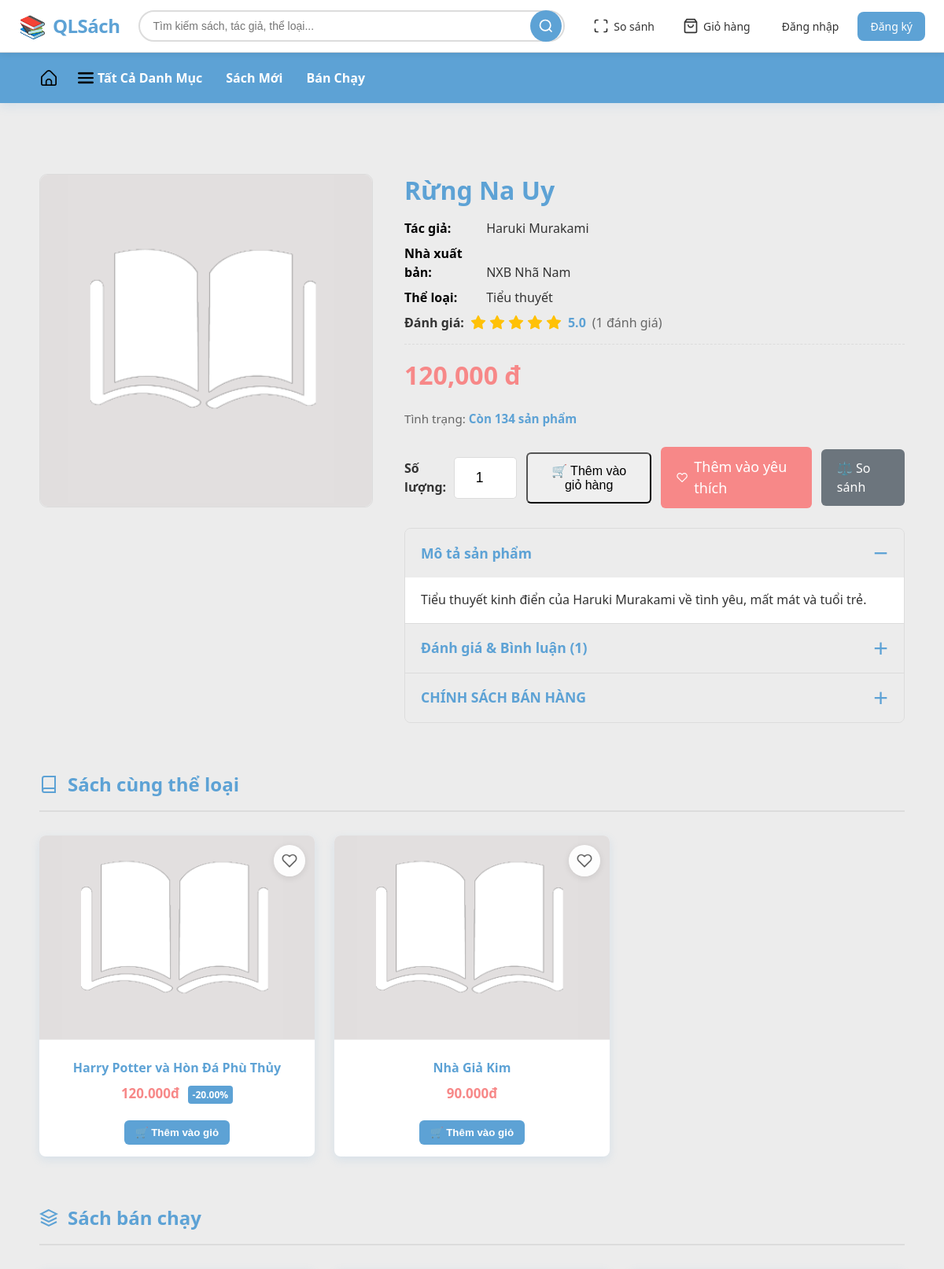
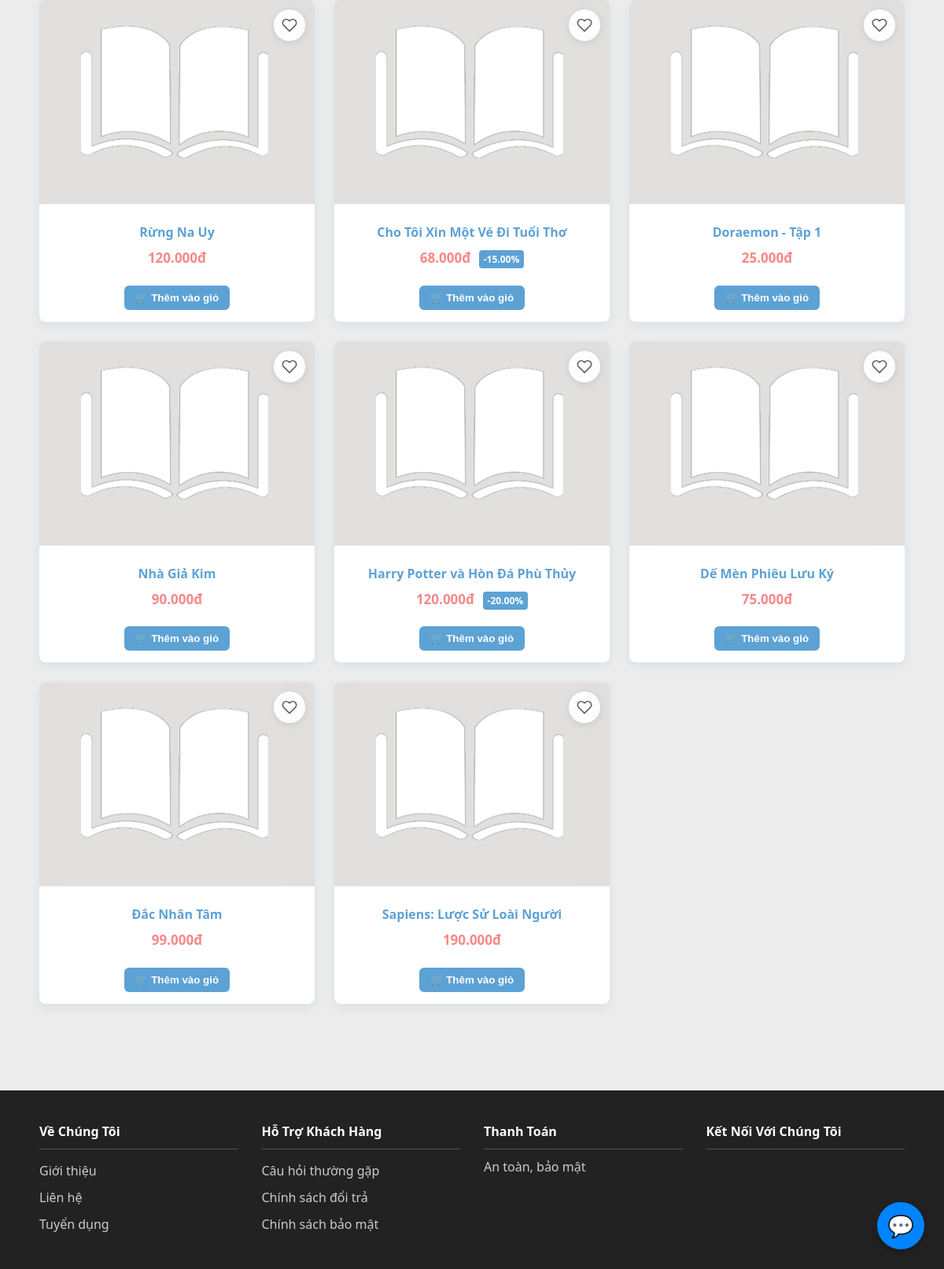
Screenshot of /public/book_detail.php?id_sach=S0001 with the database file from the repository (2 pictures, top to bottom).
### tables this page shows
CREATE TABLE `sach` (
  `id_sach` varchar(5) NOT NULL,
  `id_nxb` varchar(5) NOT NULL,
  `id_km` varchar(5) NOT NULL,
  `ten_sach` varchar(100) DEFAULT NULL,
  `mo_ta` text DEFAULT NULL,
  `trang_thai_sach` smallint(6) DEFAULT NULL,
  `so_luong_ton` int(11) DEFAULT NULL
);

CREATE TABLE `nxb` (
  `id_nxb` varchar(5) NOT NULL,
  `ten_nxb` varchar(250) NOT NULL
);

CREATE TABLE `khuyen_mai` (
  `id_km` varchar(5) NOT NULL,
  `ten_km` varchar(250) NOT NULL,
  `phan_tram_km` decimal(5,2) NOT NULL,
  `ngay_bat_dau` datetime NOT NULL,
  `ngay_ket_thuc` datetime NOT NULL,
  `trang_thai_km` varchar(100) NOT NULL
);

### public/book_detail.php (the view, shortened to what the rows shown need)
<?php
include_once '../includes/header.php';
require_once '../models/Book.php';
require_once '../models/Comment.php';
$bookModel = new Book();
$commentModel = new Comment();
$id_sach = $_GET['id_sach'] ?? '';
$book = $bookModel->getBookById($id_sach);
require_once '../models/Compare.php';
$compareModel = new Compare();
$isInCompare = $compareModel->exists($id_sach);
$userWishlist = [];
$ratingData = $commentModel->getAverageRating($id_sach);
$avg_rating = $ratingData['average'];
$rating_count = $ratingData['count'];
$sameCategoryBooks = $bookModel->getBooksBySameCategory($id_sach, 8);
$id_tk = $_SESSION['id_tk'] ?? null;
$recommendedBooks = $bookModel->getRecommendedBooks($id_tk, 8);
function getBookImagePath($id_sach) {
    $fullPath = __DIR__ . "/uploads/" . $id_sach . ".jpg";
    return "/qlsach/public/uploads/default-book.png";
}
?>
<div class="container" style="margin-top: 30px; margin-bottom: 30px;">
    <div class="product-detail-layout">
        <div class="product-info-main">
            <h1><?= htmlspecialchars($book->ten_sach) ?></h1>
            <div class="product-meta-info">
                <p><b>Tác giả:</b> <?= htmlspecialchars($book->ten_tac_gia ?? 'Không rõ') ?></p>
                <p><b>Nhà xuất bản:</b> <?= htmlspecialchars($book->ten_nxb ?? 'Không rõ') ?></p>
                <p><b>Thể loại:</b> <?= htmlspecialchars($book->danh_sach_the_loai ?? 'Chưa phân loại') ?></p>
                <div style="display: flex; align-items: center; gap: 8px; flex-wrap: wrap;">
                    <b>Đánh giá:</b>
                    <div style="display: flex; align-items: center; gap: 4px;">
                    </div>
                    <span style="font-weight: 600; color: var(--primary);"><?= number_format($avg_rating, 1) ?></span>
                    <?php if ($rating_count > 0): ?>
                        <span style="color: #666;">(<?= $rating_count ?> đánh giá)</span>
                    <?php endif; ?>
                </div>
            </div>
            <div class="product-detail-price-wrapper">
                <?php if (isset($book->phan_tram_km) && $book->phan_tram_km > 0): ?>
                    <?php
                    $discountedPrice = $book->gia_sach_ban * (1 - $book->phan_tram_km / 100);
                    ?>
                    <span class="product-detail-price-new">
                        <?= number_format($discountedPrice); ?> đ
                    </span>
                    <span class="product-detail-price-old">
                        <?= number_format($book->gia_sach_ban); ?> đ
                    </span>
                <?php else: ?>
                    <span class="product-detail-price-new">
                    </span>
                <?php endif; ?>
            </div>
            <p class="product-stock">
                Tình trạng: <strong>Còn <?= (int)$book->so_luong_ton; ?> sản phẩm</strong>
            </p>
            <div style="display:flex; align-items:center; gap:12px; margin-top:10px;">
                <form action="/qlsach/controllers/cartController.php?action=add" method="POST"
                    style="display:flex; align-items:center; gap:12px;">
                </form>
                <?php if (!isset($_SESSION['id_tk'])): ?>
                    <a href="/qlsach/guest/login.php"
                        style="background:var(--danger); padding:12px 20px; border-radius:6px;
              color:white; font-size:18px; text-decoration:none; display:inline-flex; align-items:center; gap:8px;"
                        title="Yêu thích">
                    </a>
                <?php endif; ?>
                <?php if ($isInCompare): ?>
                    <a href="/qlsach/controllers/compareController.php?action=remove&id_sach=<?= $id_sach ?>"
                       class="btn-compare btn-compare-active"
                       title="Xóa khỏi danh sách so sánh">
                        ⚖️ Đã thêm
                    </a>
                <?php else: ?>
                    <a href="/qlsach/controllers/compareController.php?action=add&id_sach=<?= $id_sach ?>"
                       class="btn-compare"
                       title="Thêm vào danh sách so sánh">
                    </a>
                <?php endif; ?>
            </div>
            <div class="product-accordion">
                <div class="accordion-item active">
                    <div class="accordion-content" style="max-height: 500px;">
                        <p>
                            <?= nl2br(htmlspecialchars($book->mo_ta)); ?>
                        </p>
                    </div>
                </div>
                <div class="accordion-item">
                </div>
                <div class="accordion-item">
                </div>
            </div>
        </div>
    </div>
    <?php if (!empty($sameCategoryBooks)): ?>
        <div class="related-books-section" style="margin-top: 40px;">
            <div class="section-header">
                <h2 class="section-title">
                    <svg width="24" height="24" viewBox="0 0 24 24" fill="none" stroke="currentColor" stroke-width="2">
                        <path d="M4 19.5A2.5 2.5 0 0 1 6.5 17H20"></path>
                        <path d="M6.5 2H20v20H6.5A2.5 2.5 0 0 1 4 19.5v-15A2.5 2.5 0 0 1 6.5 2z"></path>
                    </svg>
                    Sách cùng thể loại
                </h2>
            </div>
            <div class="product-grid">
                <?php foreach ($sameCategoryBooks as $relatedBook):
                    $relatedDiscountPrice = $relatedBook->gia_sach_ban * (1 - ($relatedBook->phan_tram_km ?? 0) / 100);
                    $isRelatedWishlisted = isset($userWishlist[$relatedBook->id_sach]);
                ?>
                    <div class="product-item">
                        <?php if (isset($_SESSION['id_tk'])): ?>
                            <a href="#"
                               class="product-item-wishlist-btn <?= $isRelatedWishlisted ? 'active' : '' ?>"
                               data-book-id="<?= $relatedBook->id_sach ?>"
                               title="<?= $isRelatedWishlisted ? 'Xóa khỏi yêu thích' : 'Thêm vào yêu thích' ?>">
                                <svg width="20" height="20" viewBox="0 0 24 24" fill="<?= $isRelatedWishlisted ? 'currentColor' : 'none' ?>" stroke="currentColor" stroke-width="2" stroke-linecap="round" stroke-linejoin="round">
                                    <path d="M20.84 4.61a5.5 5.5 0 0 0-7.78 0L12 5.67l-1.06-1.06a5.5 5.5 0 0 0-7.78 7.78l1.06 1.06L12 21.23l7.78-7.78 1.06-1.06a5.5 5.5 0 0 0 0-7.78z"></path>
                                </svg>
                            </a>
                        <?php else: ?>
                            <a href="/qlsach/guest/login.php"
                               class="product-item-wishlist-btn"
                               title="Đăng nhập để thêm vào yêu thích">
                                <svg width="20" height="20" viewBox="0 0 24 24" fill="none" stroke="currentColor" stroke-width="2" stroke-linecap="round" stroke-linejoin="round">
                                    <path d="M20.84 4.61a5.5 5.5 0 0 0-7.78 0L12 5.67l-1.06-1.06a5.5 5.5 0 0 0-7.78 7.78l1.06 1.06L12 21.23l7.78-7.78 1.06-1.06a5.5 5.5 0 0 0 0-7.78z"></path>
                                </svg>
                            </a>
                        <?php endif; ?>
                        <a href="/qlsach/public/book_detail.php?id_sach=<?= $relatedBook->id_sach ?>">
                            <img src="<?= getBookImagePath($relatedBook->id_sach) ?>"
                                 alt="<?= htmlspecialchars($relatedBook->ten_sach) ?>">
                        </a>
                        <div class="product-info">
                            <h4>
                                <a href="/qlsach/public/book_detail.php?id_sach=<?= $relatedBook->id_sach ?>">
                                    <?= htmlspecialchars($relatedBook->ten_sach) ?>
                                </a>
                            </h4>
                            <div class="product-price">
                                <?php if ($relatedBook->phan_tram_km > 0): ?>
                                    <?= number_format($relatedDiscountPrice, 0, ',', '.') ?>đ
                                    <span class="discount">-<?= $relatedBook->phan_tram_km ?>%</span>
                                <?php else: ?>
                                    <?= number_format($relatedBook->gia_sach_ban, 0, ',', '.') ?>đ
                                <?php endif; ?>
                            </div>
                            <div class="product-actions">
                                <form action="/qlsach/controllers/cartController.php?action=add" method="POST" style="flex: 1;">
                                    <button type="submit" class="btn">🛒 Thêm vào giỏ</button>
                                </form>
                            </div>
                        </div>
                    </div>
                <?php endforeach; ?>
            </div>
        </div>
    <?php endif; ?>
    <?php if (!empty($recommendedBooks)): ?>
        <div class="recommended-books-section">
            <div class="section-header">
                <h2 class="section-title">
                    <svg width="24" height="24" viewBox="0 0 24 24" fill="none" stroke="currentColor" stroke-width="2">
                        <path d="M12 2L2 7l10 5 10-5-10-5z"></path>
                        <path d="M2 17l10 5 10-5"></path>
                        <path d="M2 12l10 5 10-5"></path>
                    </svg>
                    <?= $id_tk ? 'Gợi ý dành cho bạn' : 'Sách bán chạy' ?>
                </h2>
            </div>
            <div class="product-grid">
                <?php foreach ($recommendedBooks as $recBook):
                    $recDiscountPrice = $recBook->gia_sach_ban * (1 - ($recBook->phan_tram_km ?? 0) / 100);
                    $isRecWishlisted = isset($userWishlist[$recBook->id_sach]);
                ?>
                    <div class="product-item">
                        <?php if (isset($_SESSION['id_tk'])): ?>
                            <a href="#"
                               class="product-item-wishlist-btn <?= $isRecWishlisted ? 'active' : '' ?>"
                               data-book-id="<?= $recBook->id_sach ?>"
                               title="<?= $isRecWishlisted ? 'Xóa khỏi yêu thích' : 'Thêm vào yêu thích' ?>">
                                <svg width="20" height="20" viewBox="0 0 24 24" fill="<?= $isRecWishlisted ? 'currentColor' : 'none' ?>" stroke="currentColor" stroke-width="2" stroke-linecap="round" stroke-linejoin="round">
                                    <path d="M20.84 4.61a5.5 5.5 0 0 0-7.78 0L12 5.67l-1.06-1.06a5.5 5.5 0 0 0-7.78 7.78l1.06 1.06L12 21.23l7.78-7.78 1.06-1.06a5.5 5.5 0 0 0 0-7.78z"></path>
                                </svg>
                            </a>
                        <?php else: ?>
                            <a href="/qlsach/guest/login.php"
                               class="product-item-wishlist-btn"
                               title="Đăng nhập để thêm vào yêu thích">
                                <svg width="20" height="20" viewBox="0 0 24 24" fill="none" stroke="currentColor" stroke-width="2" stroke-linecap="round" stroke-linejoin="round">
                                    <path d="M20.84 4.61a5.5 5.5 0 0 0-7.78 0L12 5.67l-1.06-1.06a5.5 5.5 0 0 0-7.78 7.78l1.06 1.06L12 21.23l7.78-7.78 1.06-1.06a5.5 5.5 0 0 0 0-7.78z"></path>
                                </svg>
                            </a>
                        <?php endif; ?>
                        <a href="/qlsach/public/book_detail.php?id_sach=<?= $recBook->id_sach ?>">
                            <img src="<?= getBookImagePath($recBook->id_sach) ?>"
                                 alt="<?= htmlspecialchars($recBook->ten_sach) ?>">
                        </a>
                        <div class="product-info">
                            <h4>
                                <a href="/qlsach/public/book_detail.php?id_sach=<?= $recBook->id_sach ?>">
                                    <?= htmlspecialchars($recBook->ten_sach) ?>
                                </a>
                            </h4>
                            <div class="product-price">
                                <?php if ($recBook->phan_tram_km > 0): ?>
                                    <?= number_format($recDiscountPrice, 0, ',', '.') ?>đ
                                    <span class="discount">-<?= $recBook->phan_tram_km ?>%</span>
                                <?php else: ?>
                                    <?= number_format($recBook->gia_sach_ban, 0, ',', '.') ?>đ
                                <?php endif; ?>
                            </div>
                            <div class="product-actions">
                                <form action="/qlsach/controllers/cartController.php?action=add" method="POST" style="flex: 1;">
                                    <button type="submit" class="btn">🛒 Thêm vào giỏ</button>
                                </form>
                            </div>
                        </div>
                    </div>
                <?php endforeach; ?>
            </div>
        </div>
    <?php endif; ?>
</div>
<?php
include_once '../includes/footer.php';
?>

### rows the page displays
sach: ten_sach "Rừng Na Uy", id_nxb.ten_nxb "NXB Nhã Nam", so_luong_ton "134", mo_ta "Tiểu thuyết kinh điển của Haruki Murakami về tình yêu, mất mát và tuổi trẻ.", gia_sach_ban "120.000"
sach: ten_sach "Harry Potter và Hòn Đá Phù Thủy", relatedDiscountPrice "120.000", id_km.phan_tram_km "20.00", recDiscountPrice "120.000"
sach: ten_sach "Nhà Giả Kim", gia_sach_ban "90.000"
sach: ten_sach "Cho Tôi Xin Một Vé Đi Tuổi Thơ", recDiscountPrice "68.000", id_km.phan_tram_km "15.00"
sach: ten_sach "Doraemon - Tập 1", gia_sach_ban "25.000"
sach: ten_sach "Dế Mèn Phiêu Lưu Ký", gia_sach_ban "75.000"
sach: ten_sach "Đắc Nhân Tâm", gia_sach_ban "99.000"
sach: ten_sach "Sapiens: Lược Sử Loài Người", gia_sach_ban "190.000"

### other values shown
$book->ten_tac_gia "Haruki Murakami"
$book->danh_sach_the_loai "Tiểu thuyết"
$avg_rating "5.0"
$rating_count "1"
$book->gia_sach_ban "120,000"
